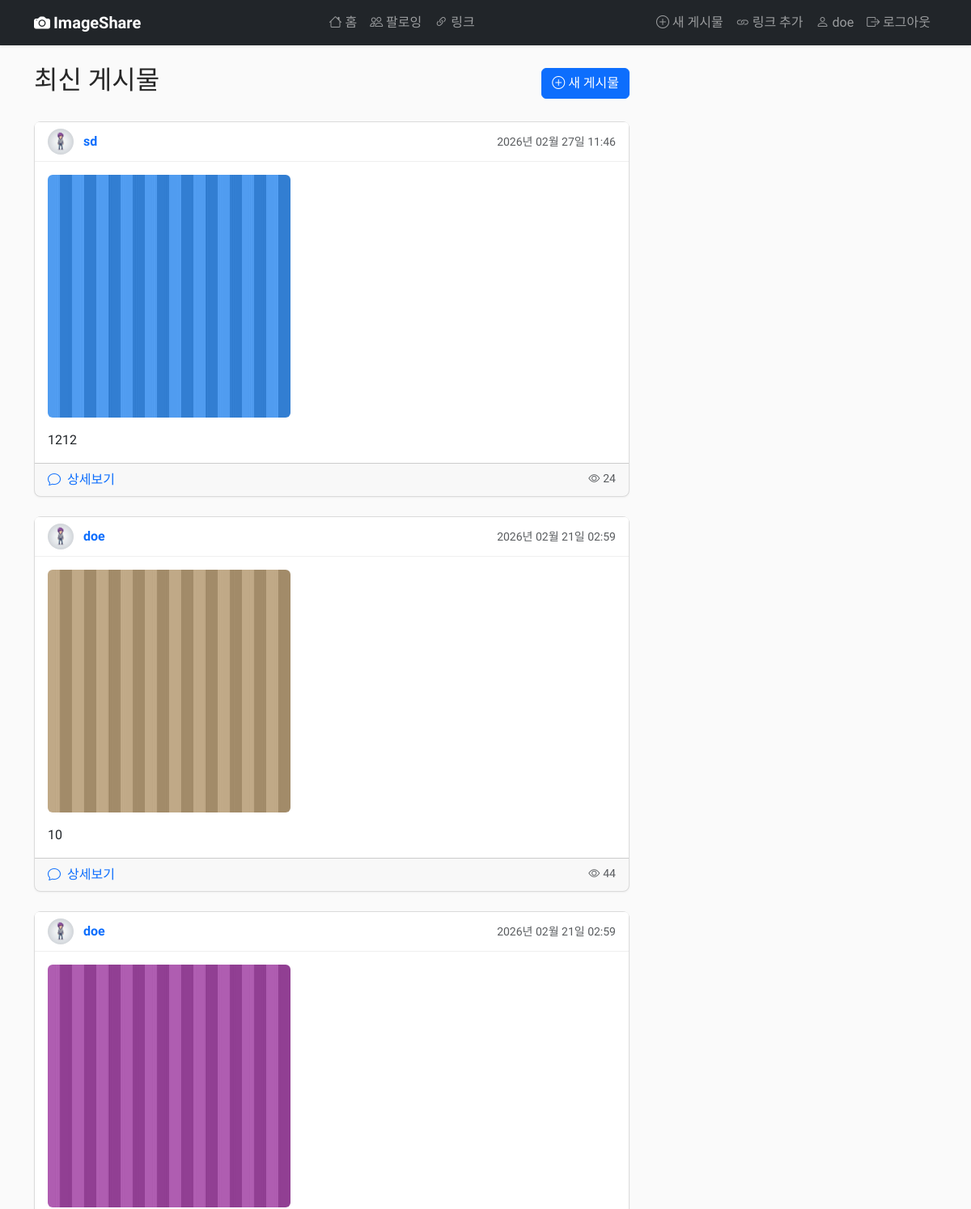
The page / (signed in, upper part) on the database as committed earlier.
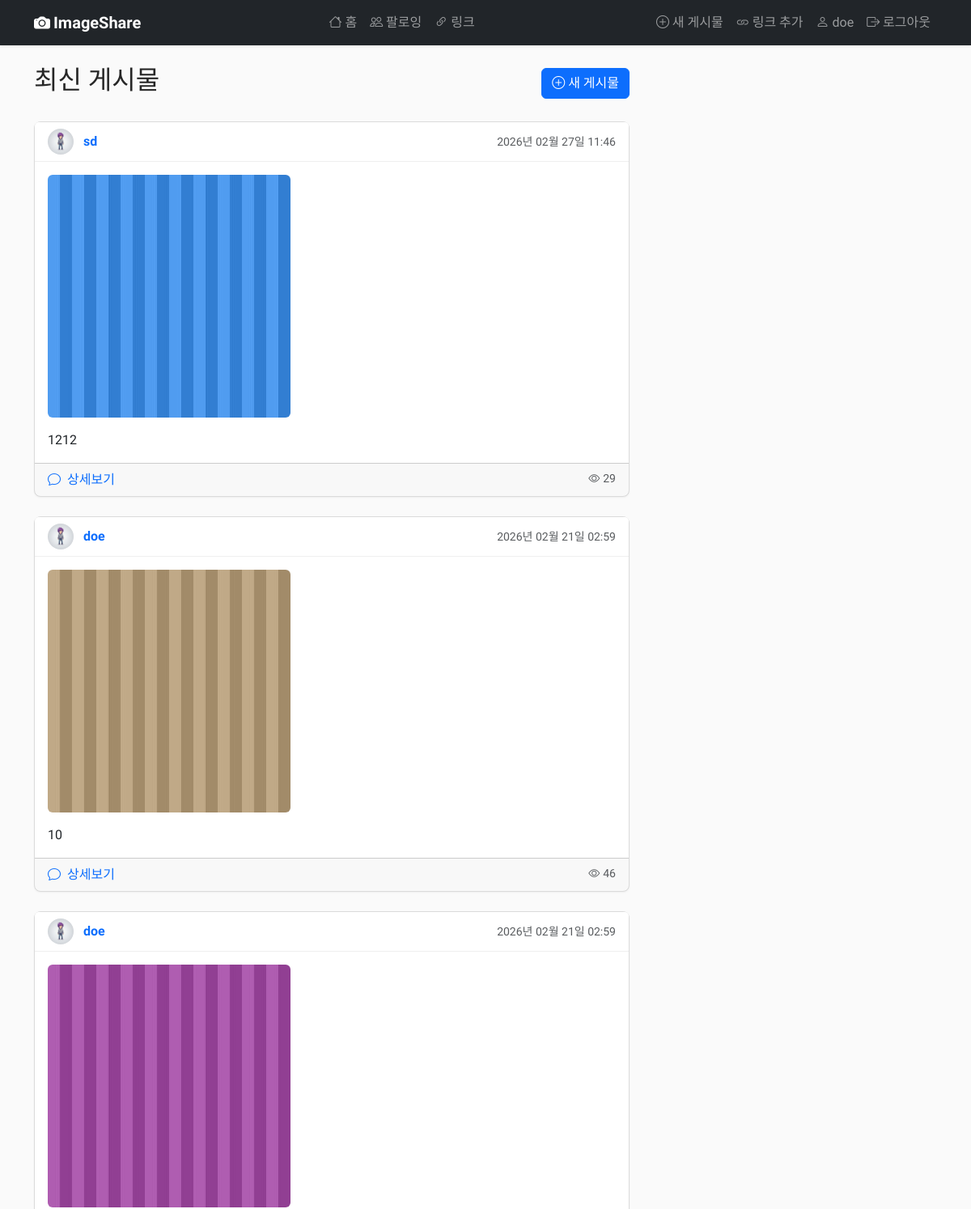
The same page on the database as committed later.
### posts/models.py (models this page shows, shortened)
class Post(models.Model):
    user = models.ForeignKey(User, on_delete=models.CASCADE, related_name="posts")
    content = models.TextField(max_length=500, verbose_name="내용")
    image = models.ImageField(
        upload_to="post_images/", blank=True, verbose_name="이미지"
    )
    thumbnail = models.ImageField(
        upload_to="post_thumbnails/", blank=True, verbose_name="썸네일"
    )
    views = models.PositiveIntegerField(default=0, verbose_name="조회수")
    created_at = models.DateTimeField(auto_now_add=True)
    updated_at = models.DateTimeField(auto_now=True)
    class Meta:
        ordering = ["-created_at"]
        verbose_name = "게시물"
        verbose_name_plural = "게시물"

### users/models.py (models this page shows, shortened)
class Profile(models.Model):
    user = models.OneToOneField(User, on_delete=models.CASCADE)
    bio = models.TextField(max_length=500, blank=True, verbose_name='자기소개')
    profile_image = models.ImageField(default='default.jpg', upload_to='profile_pics', verbose_name='프로필 이미지')
    class Meta:
        verbose_name = '프로필'
        verbose_name_plural = '프로필'
        constraints = [
            models.CheckConstraint(
                condition=models.Q(bio__length__lte=500),
                name="profile_bio_max_length",
            ),
        ]

### posts/views.py (the view)
# urls.py: path('', views.home, name='home'),
def home(request):
    if not request.user.is_authenticated:
        return render(request, 'posts/welcome.html')
    posts = Post.objects.all()
    paginator = Paginator(posts, 5)
    page_obj = paginator.get_page(1)
    context = {'posts': page_obj}
    return render(request, 'posts/home.html', context)

### posts/templates/posts/home.html (shortened to what this page needs)
{% extends "base.html" %}
{% block content %}
<div class="row">
    <div class="col-md-8">
        <div class="mb-4 d-flex justify-content-between align-items-center">
            <h2>최신 게시물</h2>
            {% if user.is_authenticated %}
                <a href="{% url 'posts:post_create' %}" class="btn btn-primary">
                    <i class="bi bi-plus-circle me-1"></i>새 게시물
                </a>
            {% endif %}
        </div>
        <div id="post-container">
            {% include 'posts/includes/post_card.html' %}
        </div>
    </div>
    <div class="col-md-4">
    </div>
</div>
{% endblock %}

### posts/templates/posts/includes/post_card.html
{% for post in posts %}
    <div class="card mb-4">
        <div class="card-header">
            <div class="d-flex justify-content-between align-items-center">
                <div>
                    <a href="{% url 'users:profile' post.user.username %}" class="text-decoration-none">
                        <img src="{{ post.user.profile.profile_image.url }}" alt="{{ post.user.username }}"
                             class="rounded-circle me-2" style="width: 32px; height: 32px; object-fit: cover;">
                        <span class="fw-bold">{{ post.user.username }}</span>
                    </a>
                </div>
                <small class="text-muted">{{ post.created_at|date:"Y년 m월 d일 H:i" }}</small>
            </div>
        </div>
        <div class="card-body">
            {% if post.thumbnail %}
                <a href="{% url 'posts:post_detail' post.id %}">
                    <img src="{{ post.thumbnail.url }}" alt="썸네일" class="img-fluid rounded mb-3">
                </a>
            {% elif post.image %}
                <a href="{% url 'posts:post_detail' post.id %}">
                    <img src="{{ post.image.url }}" alt="게시물 이미지" class="img-fluid rounded mb-3">
                </a>
            {% endif %}
            <p class="card-text">{{ post.content }}</p>
        </div>
        <div class="card-footer">
            <a href="{% url 'posts:post_detail' post.id %}" class="text-decoration-none">
                <i class="bi bi-chat me-1"></i> 상세보기
            </a>
            <small class="text-muted float-end"><i class="bi bi-eye me-1"></i>{{ post.views }}</small>
        </div>
    </div>
{% empty %}
    <div class="alert alert-info">아직 작성된 게시물이 없습니다.</div>
{% endfor %}

Rows that differ between the two databases and show on the page:
changed Post "sd": views "24" → "29"
changed Post (number 2 of 3 on the later page): views "44" → "46"
